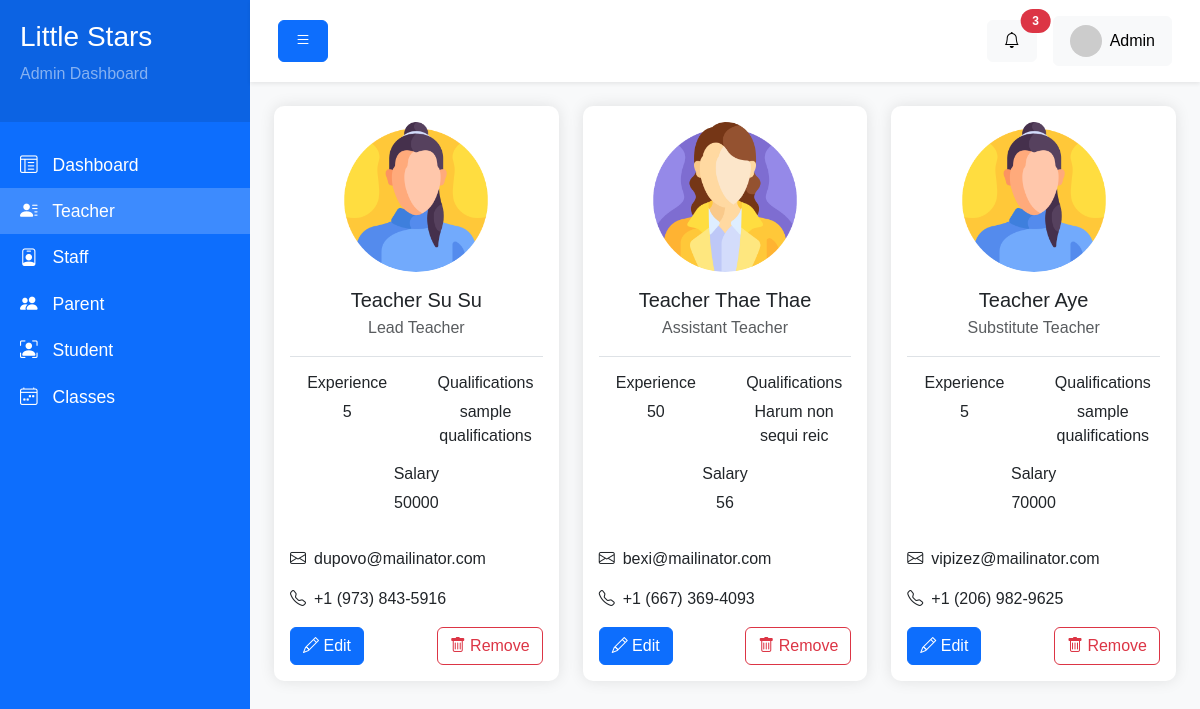
Page /backend/teachers.php on the earlier database version.
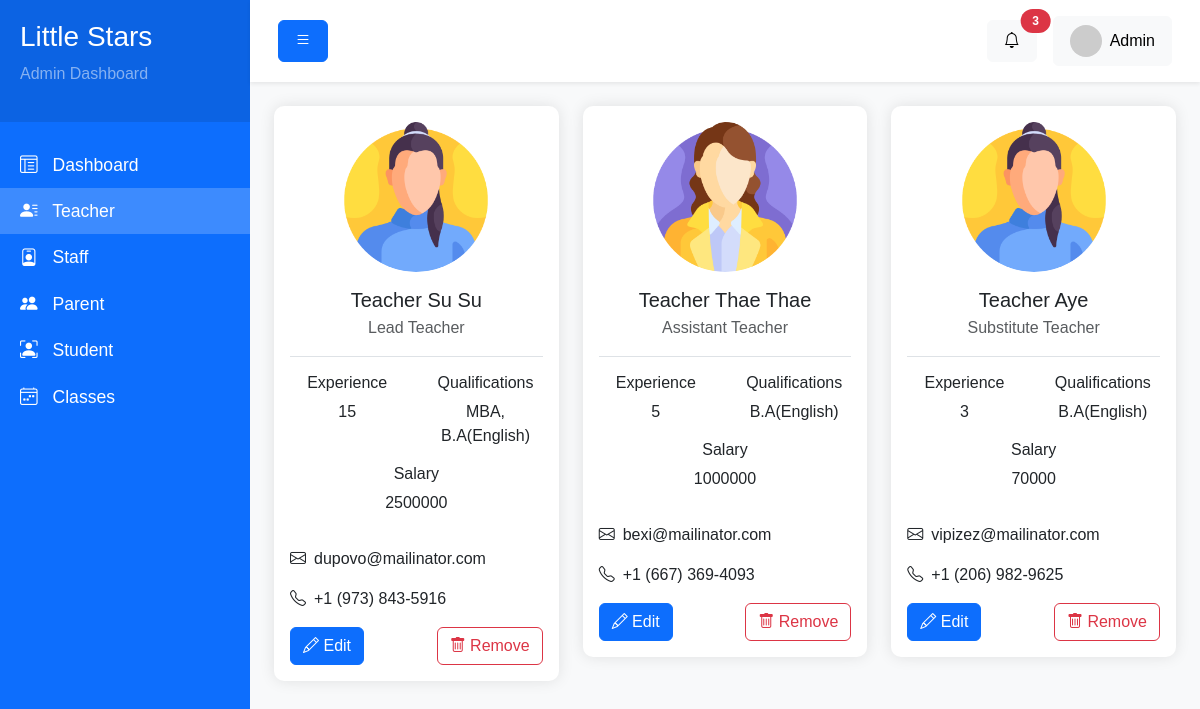
Same page on the later database version.
### tables this page shows
CREATE TABLE `Teachers` (
  `teacher_id` int NOT NULL,
  `user_id` int NOT NULL,
  `name` varchar(50) NOT NULL,
  `photo` varchar(255) DEFAULT NULL,
  `position` varchar(255) DEFAULT NULL,
  `phone` varchar(50) NOT NULL,
  `experience` varchar(50) DEFAULT NULL,
  `qualification` varchar(255) DEFAULT NULL,
  `hire_date` date NOT NULL,
  `salary` int DEFAULT NULL,
  `address` text
);

CREATE TABLE `Users` (
  `user_id` int NOT NULL,
  `email` varchar(100) NOT NULL,
  `password` varchar(255) NOT NULL,
  `role` enum('Teacher','Staff','Parent','Admin') NOT NULL,
  `created_at` timestamp NULL DEFAULT CURRENT_TIMESTAMP,
  `updated_at` timestamp NOT NULL DEFAULT CURRENT_TIMESTAMP
);

### backend/components/teachers/cards.php (the view)
<div class="row">
    <?php
    $get_teacher_list_query = "SELECT * FROM Teachers LEFT JOIN Users ON Teachers.user_id = Users.user_id";
    $statement = $pdo->prepare($get_teacher_list_query);
    $statement->execute();
    $teachers = [];
    while($teacher = $statement->fetch(PDO::FETCH_ASSOC)) {
        $teachers[] = $teacher;
    }
    ?>
    <?php if(count($teachers) > 0) : ?>
        <?php foreach($teachers as $teacher) : ?>
            <div class="col-md-4 mb-4">
                <div class="card">
                    <div class="card-body">
                        <div class="text-center mb-3">
                            <img src="<?= $teacher['photo'] ? 'uploads/' . $teacher['photo'] : 'https://placehold.co/150' ?>" class="rounded-circle" style="max-width: 150px; height: auto" alt="Teacher">
                            <h5 class="mt-3 mb-1"><?= $teacher['name'] ?></h5>
                            <p class="text-muted"><?= $teacher['position'] ?></p>
                        </div>
                        <div class="border-top pt-3">
                            <div class="row text-center">
                                <div class="col">
                                    <h6>Experience</h6>
                                    <p><?= $teacher['experience'] ?></p>
                                </div>
                                <div class="col">
                                    <h6>Qualifications</h6>
                                    <p><?= $teacher['qualification'] ?></p>
                                </div>
                                <div class="col">
                                    <h6>Salary</h6>
                                    <p><?= $teacher['salary'] ?></p>
                                </div>
                            </div>
                        </div>
                        <div class="mt-3">
                            <p><i class="bi bi-envelope me-2"></i><?= $teacher['email'] ?></p>
                            <p><i class="bi bi-telephone me-2"></i><?= $teacher['phone'] ?></p>
                        </div>
                        <div class="mt-3 d-flex justify-content-between">
                            <a class="btn btn-primary text-white text-decoration-none" href="teachers-edit.php?id=<?= $teacher['teacher_id'] ?>"><i class="bi bi-pencil text-white"></i>  Edit</a>
                            <button class="btn btn-outline-danger"><i class="bi bi-trash"></i> Remove</button>
                        </div>
                    </div>
                </div>
            </div>
        <?php endforeach; ?>
    <?php endif; ?>
</div>

Differences in the rows shown:
changed teachers "Teacher Su Su": experience "5" → "15"; qualification "sample qualifications" → "MBA, B.A(English)"; salary "50000" → "2500000"
changed teachers "Teacher Thae Thae": experience "50" → "5"; qualification "Harum non sequi reic" → "B.A(English)"; salary "56" → "1000000"
changed teachers "Teacher Aye": experience "5" → "3"; qualification "sample qualifications" → "B.A(English)"
